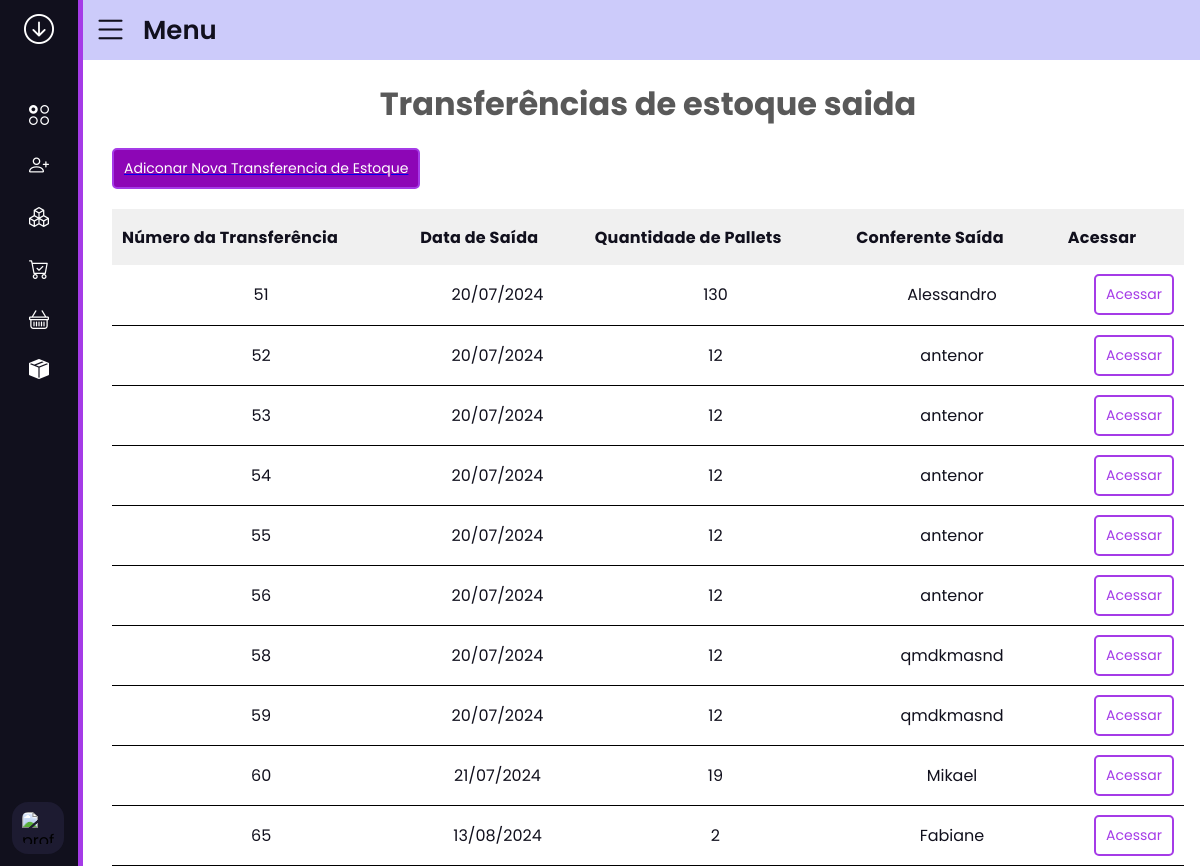
The app's page /produtos_acabados/ (signed in), older data.
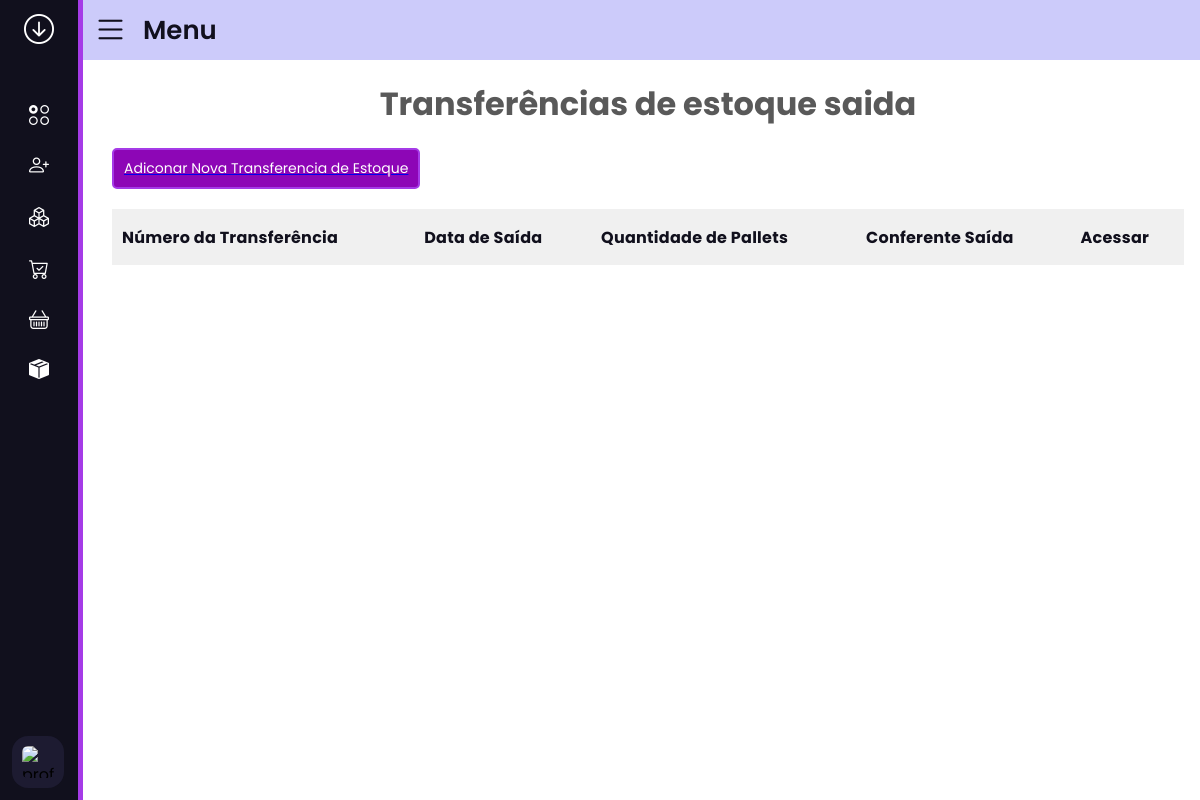
The same page, newer data.
### produtos_acabados/models.py (models this page shows, shortened)
class TransferenciaEstoqueSaidaInfo(models.Model):
    numero_transferencia = models.AutoField(primary_key=True)
    data_saida = models.DateField(auto_now_add=True)
    motorista = models.CharField(max_length=40)
    veiculo = models.CharField(max_length=40)
    conferente = models.CharField(max_length=40)
    quantidade_pallets = models.IntegerField()
    observacoes = models.TextField()
    validado = models.BooleanField(default=False)
    class Meta:
        permissions = [
            ('listar_trans_para_conferencia', 'Can List Transfs to Confer'),
            ('validar_transferencias', 'Can Validate Transfers'),
            ('listar_transferencias_recebidas', 'Can List Received Transfers'),
            ('listar_entradas_estoque', 'Can List Stock Entries'),
            ('is_admin_transfer', 'Can skip barcode and date validation for transfers'),
        ]

### produtos_acabados/views.py (the view)
# urls.py: path('', views.listar_transferencias_estoque, name='listar_transferencias_estoque'),
@permission_required('produtos_acabados.view_transferenciaestoquesaidainfo', raise_exception=True)
@login_required
def listar_transferencias_estoque(request):
    transferencias = TransferenciaEstoqueSaidaInfo.objects.filter(validado=False)
    return render(request, 'produtos_acabados/listar_transferencias_estoque.html',
                  {'transferencias': transferencias, 'opcao': 'saida'})

### produtos_acabados/templates/produtos_acabados/listar_transferencias_estoque.html (shortened to what this page needs)
{% extends 'side_menu.html' %}
{% load static %}
{% block head %}
    <link rel="stylesheet" href="{% static 'produtos_acabados/css/lista_produtos.css' %}">
{% endblock %}
{% block content %}
<h1 class="title-h1">Transferências de estoque {{ opcao }}</h1>
{% if opcao == 'saida' %}
    <a href="{% url 'entrada_produtos_acabados' %}"><button class="button_cadastrar_button">Adiconar Nova Transferencia de Estoque</button></a>
{% endif %}
<div class="container-tabela">
    <div class="container">
        <table>
            <thead>
                <tr class="description-tr">
                    <th class="description-name">Número da Transferência</th>
                    <th class="description-name">Data de Saída</th>
                    <th class="description-name">Quantidade de Pallets</th>
                    <th class="description-name">Conferente Saída</th>
                    <th class="description-name">Acessar</th>
                </tr>
            </thead>
            <tbody>
                {% for valores in transferencias %}
                    <tr class="itens-tr">
                        <td class="product_name">{{ valores.numero_transferencia }}</td>
                        <td class="product_name">{{ valores.data_saida|date:"d/m/Y" }}</td>
                        <td class="product_name">{{ valores.quantidade_pallets }}</td>
                        <td class="product_name">{{ valores.conferente }}</td>
                        {% if opcao == 'saida' %}
                            <td class="td-button">
                                <a class="link-botao" href="/produtos_acabados/exibir_transferencias_estoque/?id={{ valores.numero_transferencia }}">
                                    <button class="acessar-button">Acessar</button>
                                </a>
                            </td>
                        {% elif opcao == 'recebida' %}
                            <td class="td-button">
                                <a class="link-botao" href="/produtos_acabados/exibir_transferencias_estoque/?id={{ valores.numero_transferencia }}">
                                    <button class="acessar-button">Acessar</button>
                                </a>
                            </td>
                        {% elif opcao == 'entrada' %}
                            <td class="td-button">
                                <a class="link-botao" href="/produtos_acabados/receber_transferencia_estoque/?id={{ valores.numero_transferencia }}">
                                    <button class="acessar-button-transf">Receber Transferência</button>
                                </a>
                            </td>
                        {% endif %}
                    </tr>
                {% endfor %}
            </tbody>
        </table>
    </div>
</div>
{% endblock content %}

Row changes from the older to the newer data that the page shows:
removed TransferenciaEstoqueSaidaInfo: numero_transferencia "51", data_saida "20/07/2024", quantidade_pallets "130", conferente "Alessandro"
removed TransferenciaEstoqueSaidaInfo: numero_transferencia "52", data_saida "20/07/2024", quantidade_pallets "12", conferente "antenor"
removed TransferenciaEstoqueSaidaInfo: numero_transferencia "53", data_saida "20/07/2024", quantidade_pallets "12", conferente "antenor"
removed TransferenciaEstoqueSaidaInfo: numero_transferencia "54", data_saida "20/07/2024", quantidade_pallets "12", conferente "antenor"
removed TransferenciaEstoqueSaidaInfo: numero_transferencia "55", data_saida "20/07/2024", quantidade_pallets "12", conferente "antenor"
removed TransferenciaEstoqueSaidaInfo: numero_transferencia "56", data_saida "20/07/2024", quantidade_pallets "12", conferente "antenor"
removed TransferenciaEstoqueSaidaInfo: numero_transferencia "58", data_saida "20/07/2024", quantidade_pallets "12", conferente "qmdkmasnd"
removed TransferenciaEstoqueSaidaInfo: numero_transferencia "59", data_saida "20/07/2024", quantidade_pallets "12", conferente "qmdkmasnd"
removed TransferenciaEstoqueSaidaInfo: numero_transferencia "60", data_saida "21/07/2024", quantidade_pallets "19", conferente "Mikael"
removed TransferenciaEstoqueSaidaInfo: numero_transferencia "65", data_saida "13/08/2024", quantidade_pallets "2", conferente "Fabiane"
